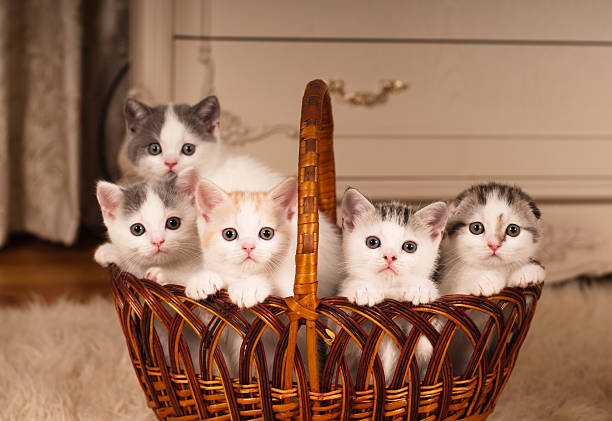
#> input picture computer_vision/opencv/photos/cats.jpg, 612 x 421 px, found by its file name
$ python threshhold.py
#> lines starting #> are read from the running program, lines starting #| are printed output that depends on the picture; after the words box and inside, x2 and y2 are one past the last pixel; in counts of white or black regions, pixels touching at a corner belong together
import cv2 as cv

img = cv.imread('photos/cats.jpg')
#> img is the input picture: shape (421, 612, 3); mean B, G, R 90.5, 114.6, 154.4
cv.imshow('Image', img)

gray = cv.cvtColor(img, cv.COLOR_BGR2GRAY)
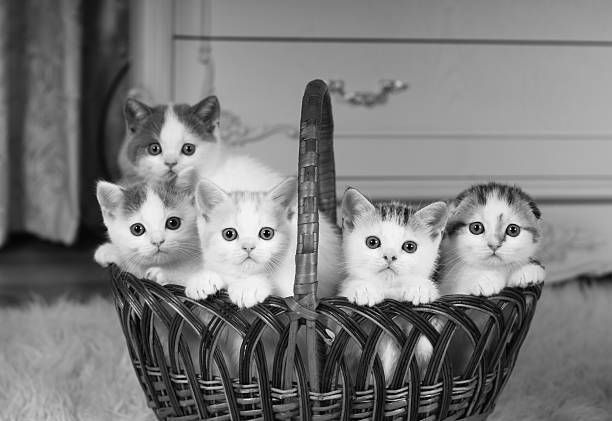
#> gray: shape (421, 612); min 0, max 254, mean 123.8

# simple thresholding
# pixel > 150 = white
# pixel <= 150 = black
threshold, thresh = cv.threshold(gray, 150, 255, cv.THRESH_BINARY)
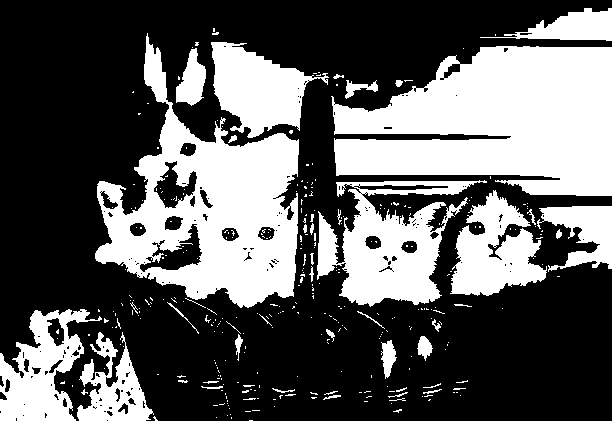
#> thresh: shape (421, 612); 36.8% white; 342 white regions (298 under 20 px), largest, box (x1, y1, x2, y2) and area: (331, 46, 612, 196) 30374, (95, 33, 299, 308) 24310, (317, 180, 487, 307) 10260
#cv.imshow('Simple threshold', thresh)

# inverse thresholding
threshold, thresh = cv.threshold(gray, 150, 255, cv.THRESH_BINARY_INV)
#cv.imshow('Inverse threshold', thresh)

# adaptive thresholding
adaptive_thresh = cv.adaptiveThreshold(gray, 255, cv.ADAPTIVE_THRESH_MEAN_C, cv.THRESH_BINARY, 11, 3)
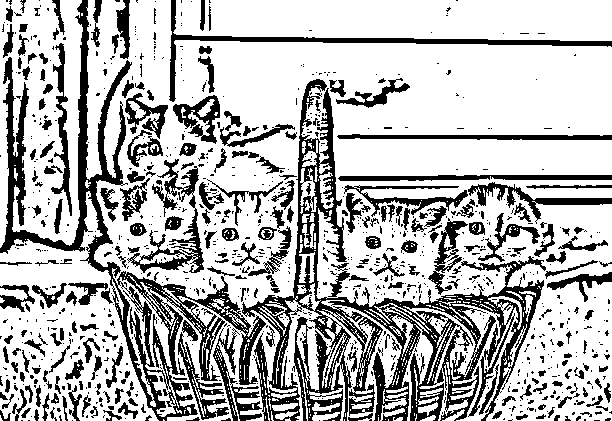
#> adaptive_thresh: shape (421, 612); 71.6% white; 999 black regions (750 under 20 px), largest, box (x1, y1, x2, y2) and area: (242, 79, 546, 421) 20536, (0, 0, 266, 421) 13441, (169, 0, 612, 102) 2644
cv.imshow('Adaptive threshold', adaptive_thresh)


cv.waitKey(0)

$ run again, with computer_vision/opencv/photos/bgr_sample.jpg copied over computer_vision/opencv/photos/cats.jpg
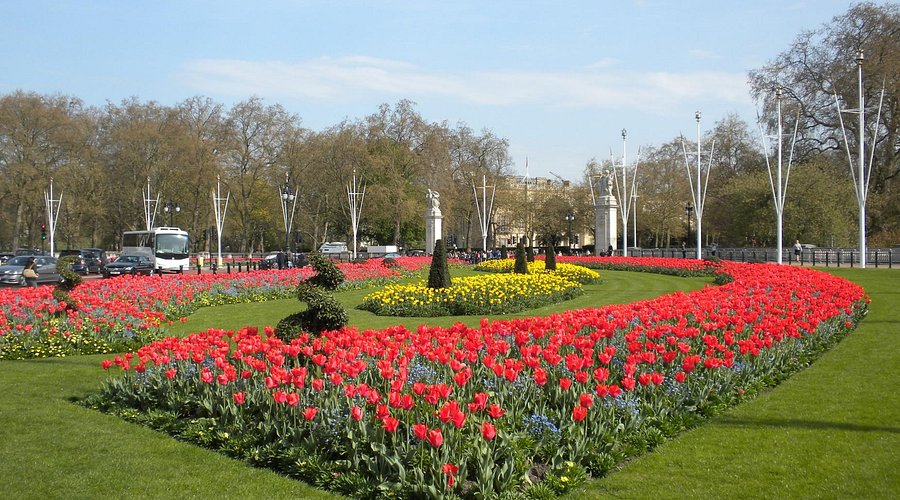
#> input picture computer_vision/opencv/photos/bgr_sample.jpg, 900 x 500 px, found by its file name
#> img is the input picture: shape (500, 900, 3); mean B, G, R 107.1, 127.1, 135.6
#> `threshold, thresh = cv.threshold(gray, 150, 255, cv.THRESH_BINARY)`:
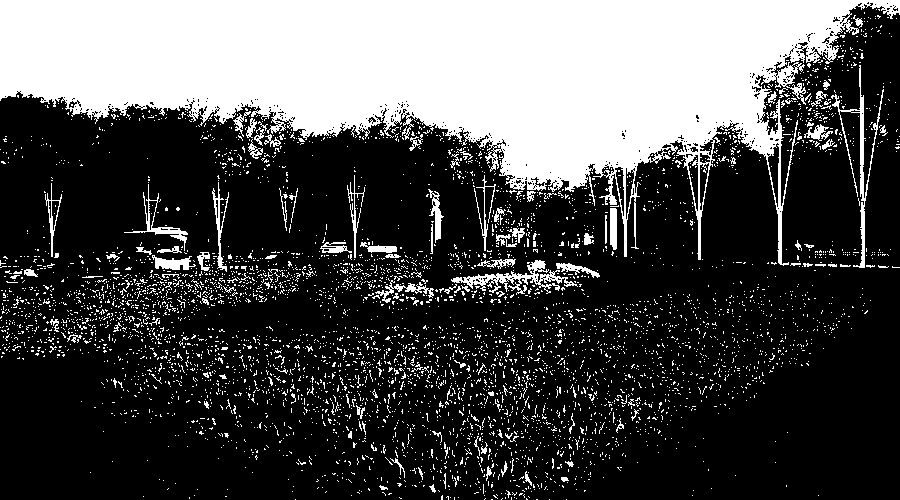
#> thresh: shape (500, 900); 30% white; 5023 white regions (4904 under 20 px), largest, box (x1, y1, x2, y2) and area: (0, 0, 900, 266) 110567, (451, 260, 578, 295) 1192, (831, 65, 884, 268) 1141
#> `adaptive_thresh = cv.adaptiveThreshold(gray, 255, cv.ADAPTIVE_THRESH_M..`:
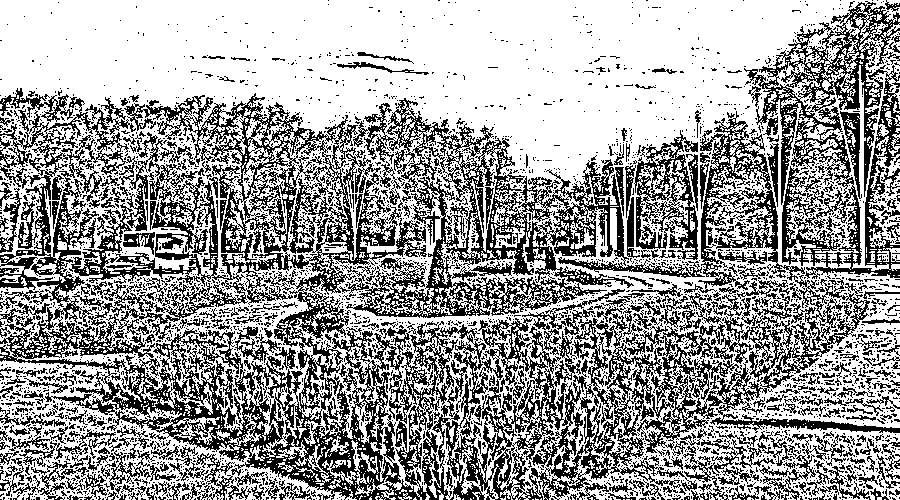
#> adaptive_thresh: shape (500, 900); 62% white; black in thin lines or dots

$ run again, with computer_vision/opencv/photos/cat_large.jpg copied over computer_vision/opencv/photos/cats.jpg
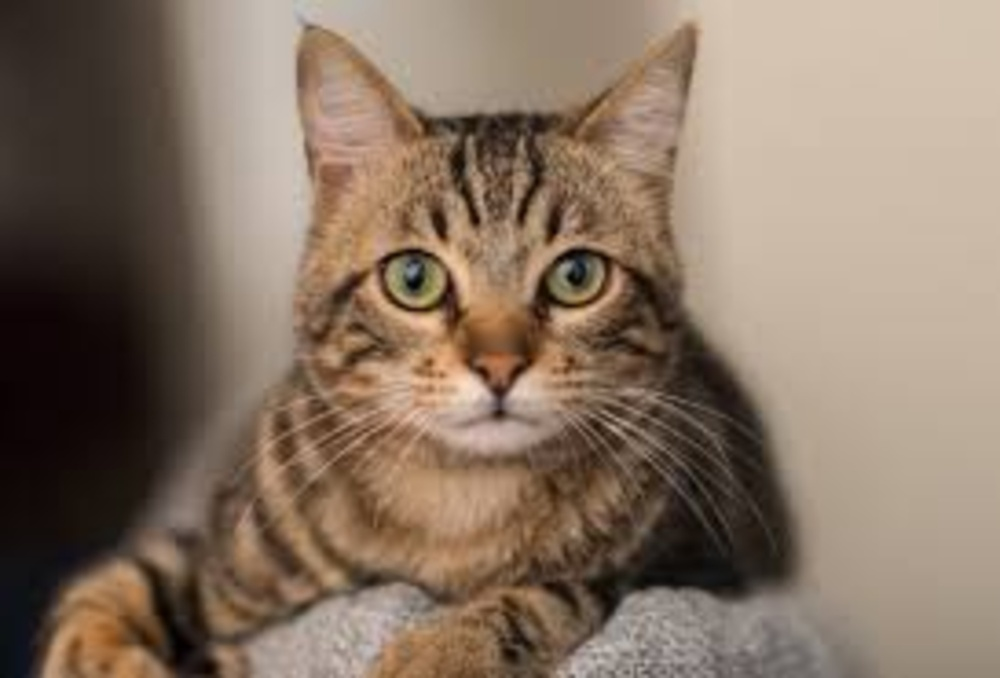
#> input picture computer_vision/opencv/photos/cat_large.jpg, 1000 x 678 px, shrunk from 2400 x 1626 before the run, found by its file name
#> img is the input picture: shape (678, 1000, 3); mean B, G, R 99.7, 116.1, 135.1
#> `threshold, thresh = cv.threshold(gray, 150, 255, cv.THRESH_BINARY)`:
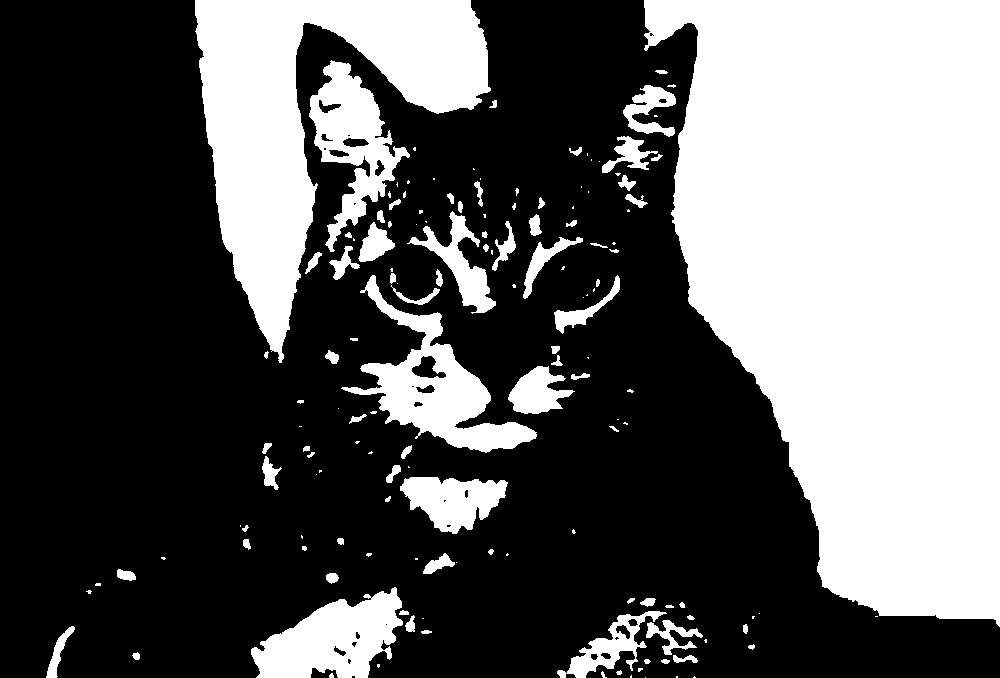
#> thresh: shape (678, 1000); 37.6% white; 151 white regions (67 under 20 px), largest, box (x1, y1, x2, y2) and area: (644, 0, 1000, 627) 164873, (195, 0, 491, 363) 42303, (341, 275, 537, 453) 10174
#> `adaptive_thresh = cv.adaptiveThreshold(gray, 255, cv.ADAPTIVE_THRESH_M..`:
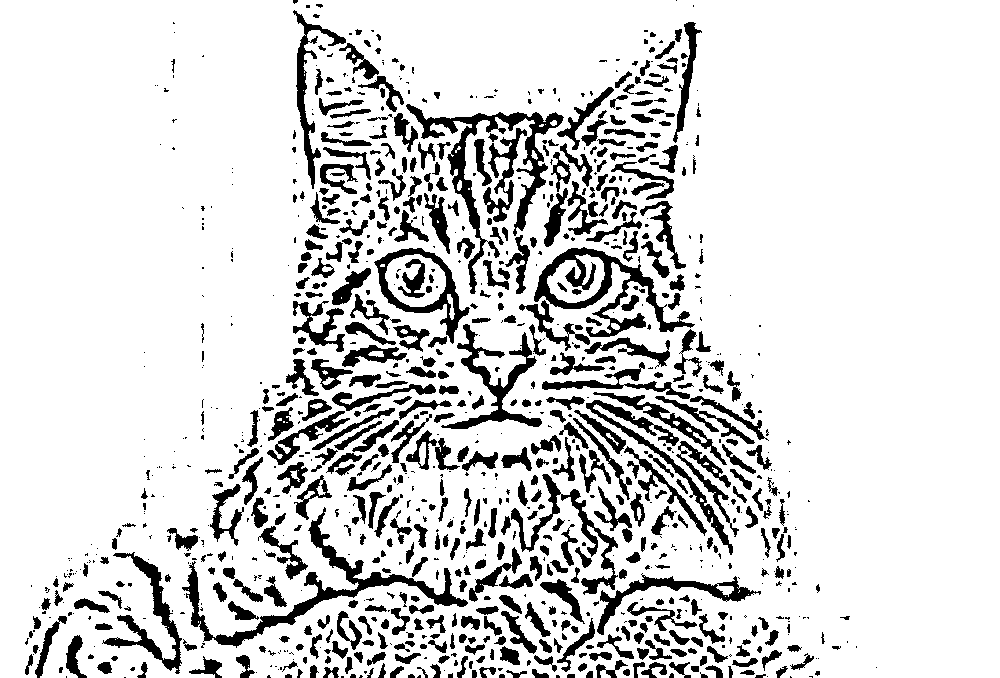
#> adaptive_thresh: shape (678, 1000); 84.7% white; 1044 black regions (476 under 20 px), largest, box (x1, y1, x2, y2) and area: (182, 507, 468, 648) 4336, (406, 104, 564, 294) 4327, (534, 247, 695, 337) 3761

$ run again, with computer_vision/opencv/photos/group1.jpg copied over computer_vision/opencv/photos/cats.jpg
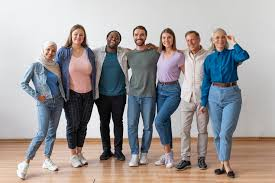
#> input picture computer_vision/opencv/photos/group1.jpg, 275 x 183 px, found by its file name
#> img is the input picture: shape (183, 275, 3); mean B, G, R 154.1, 153.9, 158.5
#> `threshold, thresh = cv.threshold(gray, 150, 255, cv.THRESH_BINARY)`:
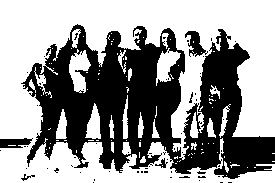
#> thresh: shape (183, 275); 58.9% white; 61 black regions (55 under 20 px), largest, box (x1, y1, x2, y2) and area: (21, 24, 275, 179) 19877, (185, 31, 208, 57) 278, (0, 138, 33, 148) 242, (155, 158, 168, 168) 49, (21, 174, 35, 181) 33, (189, 92, 193, 103) 20
#> `adaptive_thresh = cv.adaptiveThreshold(gray, 255, cv.ADAPTIVE_THRESH_M..`:
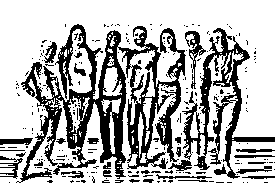
#> adaptive_thresh: shape (183, 275); 69.9% white; 244 black regions (215 under 20 px), largest, box (x1, y1, x2, y2) and area: (16, 24, 186, 183) 9048, (182, 28, 275, 179) 3240, (185, 31, 206, 89) 321
